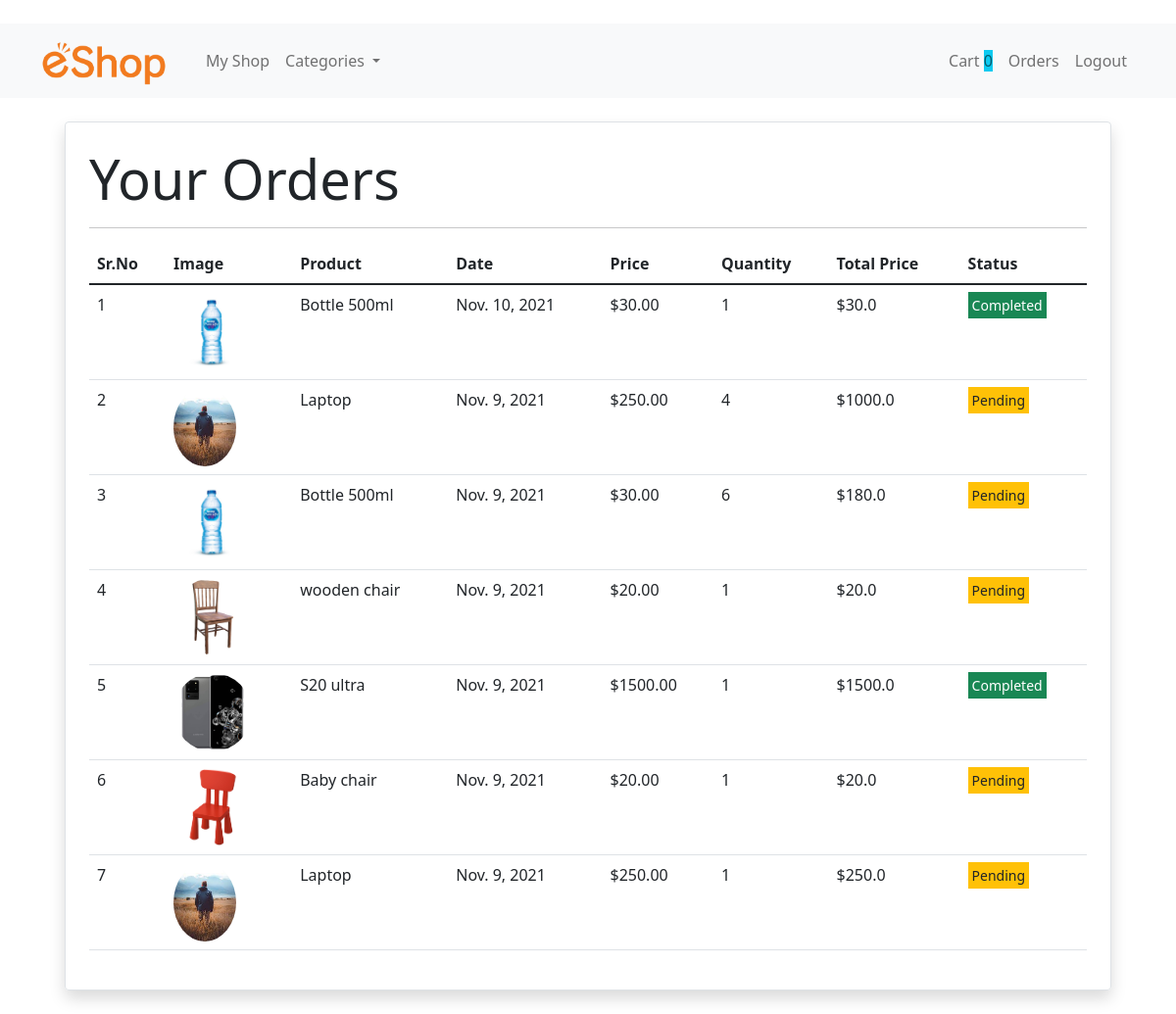
Page /order (signed in) on the committed database.
### store/models.py (models this page shows, shortened)
class Order(models.Model):
    product = models.ForeignKey(Product,on_delete=CASCADE)
    customer = models.ForeignKey(Customer, related_name='customer', on_delete=CASCADE,default=1)
    quantity = models.IntegerField(default=1)
    address = models.CharField(max_length=50,default='',blank=True)
    phone = models.CharField(max_length=50,default='',blank=True)
    price = models.IntegerField(max_length=50)
    date = models.DateField(default=datetime.datetime.today)
    status = models.BooleanField(default=False)
    @staticmethod
    def get_orders_by_customer_id(customer_id):
        return Order.objects.filter(customer = customer_id).order_by('-date')

class Product(models.Model):
    title = models.CharField(max_length=50)
    description = models.CharField(max_length=100)
    category = models.ForeignKey(Category, related_name='category', on_delete=CASCADE,default=1)
    stock = models.PositiveIntegerField(default=0)
    price = models.DecimalField(default=0.0,max_digits=6,decimal_places=2)
    discount = models.PositiveIntegerField(default=0)
    image = models.ImageField(upload_to='uploads/product/')

### store/middleware/auth.py (the view)
    def middleware(request):
        returnUrl = request.META['PATH_INFO']
        if not request.session.get('customer'):
            return redirect(f'login?return_url={returnUrl}')
        response = get_response(request)
        return response

### store/templatetags/custom_filter.py (called while the page is built)
@register.filter(name='currency')
def currency(number):
    return "$"+ str(number)

@register.filter(name='multiply')
def multiply(number, number1):
    return float(number * number1)

### store/views.py (called while the page is built)
    def get(self, request):
        customer = request.session.get('customer')
        orders = Order.get_orders_by_customer_id(customer)
        print(orders)
        return render(request, 'order.html', {'orders':orders})

### store/templates/order.html (shortened to what this page needs)
{% extends 'base.html' %}
{% block content %}
{% load cart %}
{% load custom_filter %}
{% include 'navbar.html' %}
<div class="container ">
    <div class="border rounded p-4 m-4 shadow">
        <p class="display-4 pl-4 ml-4">Your Orders</p>
        <hr>
        <table class="table">
            <thead>
                <tr>
                    <th>Sr.No</th>
                    <th>Image</th>
                    <th>Product</th>
                    <th>Date</th>
                    <th>Price</th>
                    <th>Quantity</th>
                    <th>Total Price</th>
                    <th>Status</th>
                </tr>
            </thead>
            <tbody>
                {% for order in orders %}
                <tr>
                    <td>{{forloop.counter}}</td>
                    <td><img style="height:80px" class="rounded-circle" src="{{order.product.image.url}}" alt=""></td>
                    <td>{{order.product.title}}</td>
                    <td>{{order.date}}</td>
                    <td>{{order.product.price|currency}}</td>
                    <td>{{order.quantity}}</td>
                    <td>{{order.quantity|multiply:order.price|currency}}</td>
                    {% if order.status %}
                    <td><small class="bg-success p-1 text-white">Completed</small></td>
                    {% else %}
                    <td><small class="bg-warning p-1">Pending</small></td>
                    {% endif %}
                </tr>
                {% endfor %}
            </tbody>
        </table>
    </div>
</div>
{% endblock content %}

### store/templates/base.html (style rules this page uses)
body { background-color: white; }

### rows in the picture
Order: product.image (picture), product "Bottle 500ml", date "Nov. 10, 2021", product.price "$30.00", quantity "1", quantity|multiply "$30.0", status "Completed"
Order: product.image (picture), product "Laptop", date "Nov. 9, 2021", product.price "$250.00", quantity "4", quantity|multiply "$1000.0", status "Pending"
Order: product.image (picture), product "Bottle 500ml", date "Nov. 9, 2021", product.price "$30.00", quantity "6", quantity|multiply "$180.0", status "Pending"
Order: product.image (picture), product "wooden chair", date "Nov. 9, 2021", product.price "$20.00", quantity "1", quantity|multiply "$20.0", status "Pending"
Order: product.image (picture), product "S20 ultra", date "Nov. 9, 2021", product.price "$1500.00", quantity "1", quantity|multiply "$1500.0", status "Completed"
Order: product.image (picture), product "Baby chair", date "Nov. 9, 2021", product.price "$20.00", quantity "1", quantity|multiply "$20.0", status "Pending"
Order: product.image (picture), product "Laptop", date "Nov. 9, 2021", product.price "$250.00", quantity "1", quantity|multiply "$250.0", status "Pending"

### other values in the picture
{{ request.session.cart.keys|length }} "0"
